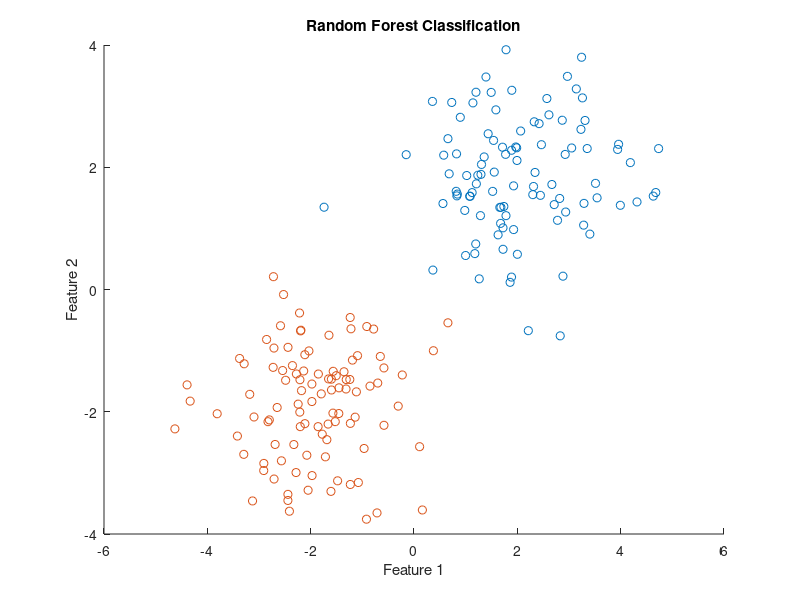

Write MATLAB code to recreate this figure. (Note: this script raises an error after producing the figure.)
close all; clear all; clc;

% Generate synthetic dataset (two classes)
rng(42); % Ensure reproducibility
num_samples = 200;

% Class 1 (Blue)
X1 = randn(num_samples/2, 2) + 2;  % Cluster centered at (2,2)
Y1 = zeros(num_samples/2, 1);      % Class 0

% Class 2 (Red)
X2 = randn(num_samples/2, 2) - 2;  % Cluster centered at (-2,-2)
Y2 = ones(num_samples/2, 1);       % Class 1

% Combine the dataset
X = [X1; X2];  % Features (Nx2)
Y = [Y1; Y2];  % Labels (Nx1)

% Shuffle the data
idx = randperm(num_samples);
X = X(idx, :);
Y = Y(idx);

% Plot the dataset
figure; hold on;
scatter(X(Y == 0, 1), X(Y == 0, 2), 'bo'); % Class 0
scatter(X(Y == 1, 1), X(Y == 1, 2), 'bo'); % Class 1
xlabel('Feature 1'); ylabel('Feature 2');
title('Random Forest Classification');
legend('Clusters','Location','SE');
grid on;
hold off;

% save_all_figs_OPTION('results/random_forest1','png',1)

% Define Random Forest parameters
num_trees = 20;  % Number of trees
max_depth = 4;   % Maximum depth of each tree

% Train the Random Forest model
model = random_forest(X, Y, num_trees, max_depth);
disp('Training complete!');

% Predict on training data
Y_pred = predict_forest(model, X);

% Compute accuracy
accuracy = mean(Y_pred == Y) * 100;
fprintf('Model Accuracy: %.2f%%\n', accuracy);

% Create a mesh grid for visualization
[x1_grid, x2_grid] = meshgrid(linspace(min(X(:,1)), max(X(:,1)), 100), ...
                              linspace(min(X(:,2)), max(X(:,2)), 100));
X_grid = [x1_grid(:), x2_grid(:)];

% Predict labels for the grid
Y_grid = predict_forest(model, X_grid);
Y_grid = reshape(Y_grid, size(x1_grid));

% Plot decision boundary
figure; hold on;
scatter(X(Y == 0, 1), X(Y == 0, 2), 'ro'); % Class 0
scatter(X(Y == 1, 1), X(Y == 1, 2), 'bo'); % Class 1
% contourf(x1_grid, x2_grid, Y_grid, 'LineColor', 'none', 'FaceAlpha', 0.1);
contourf(x1_grid, x2_grid, Y_grid, 'LineWidth', 0.8, 'FaceAlpha', 0.1); % Decision boundary
colormap([1 0.8 0.8; 0.8 0.8 1]);
xlabel('Feature 1'); ylabel('Feature 2');
title('Random Forest Classification - Decision Boundary');
legend('Class 0','Class 1','Location','SE');
grid on;
hold off;

% save_all_figs_OPTION('results/random_forest2','png',1)


function model = random_forest(X, Y, num_trees, max_depth)
    % Optimized Random Forest using parallelization
    model.trees = cell(num_trees, 1);
    
    for t = 1:num_trees
        idx = randsample(size(X, 1), size(X, 1), true);
        X_sample = X(idx, :);
        Y_sample = Y(idx);
        
        model.trees{t} = fitrtree(X_sample, Y_sample, 'MaxDepth', max_depth);
    end
end

function Y_pred = predict_forest(model, X)
    num_trees = length(model.trees);
    predictions = zeros(size(X, 1), num_trees);

    for t = 1:num_trees
        predictions(:, t) = predict(model.trees{t}, X);  % Predict using each tree
    end

    % Aggregate predictions using majority voting (classification)
    Y_pred = mode(predictions, 2);
end

function tree = fitrtree(X, y, varargin)
% fitrtree Build a regression tree from scratch using the CART algorithm.
%
%   tree = fitrtree(X, y)
%
%   Inputs:
%       X - n x d matrix of features.
%       y - n x 1 vector of responses.
%
%   Optional Name-Value Parameters:
%       'MaxDepth'    - Maximum depth of the tree (default: 3)
%       'MinLeafSize' - Minimum number of samples required in a leaf (default: 5)
%
%   Output:
%       tree - A structure representing the regression tree with fields:
%           isLeaf      : true if the node is a leaf, false otherwise.
%           prediction  : mean of y at the node (if leaf).
%           feature     : index of feature used for splitting (if not leaf).
%           threshold   : threshold value used for splitting (if not leaf).
%           left        : left subtree (if not leaf).
%           right       : right subtree (if not leaf).
%           numSamples  : number of samples at the node.
%           mse         : mean squared error at the node.
%
%   Example:
%       tree = fitrtree(X, y, 'MaxDepth', 4, 'MinLeafSize', 10);

    % Parse optional parameters
    p = inputParser;
    addParameter(p, 'MaxDepth', 3);
    addParameter(p, 'MinLeafSize', 5);
    parse(p, varargin{:});
    maxDepth = p.Results.MaxDepth;
    minLeafSize = p.Results.MinLeafSize;
    
    % Build tree recursively starting at depth 1
    tree = buildTree(X, y, 1, maxDepth, minLeafSize);
end

function tree = buildTree(X, y, depth, maxDepth, minLeafSize)
    n = length(y);
    tree.numSamples = n;
    tree.prediction = mean(y);
    tree.mse = mean((y - tree.prediction).^2);
    
    % Stopping conditions: maximum depth reached, too few samples, or zero variance.
    if depth >= maxDepth || n <= minLeafSize || var(y) == 0
        tree.isLeaf = true;
        tree.feature = [];
        tree.threshold = [];
        tree.left = [];
        tree.right = [];
        return;
    end
    
    % Initialize variables for the best split
    bestMSE = Inf;
    bestFeature = [];
    bestThreshold = [];
    bestLeftIdx = [];
    bestRightIdx = [];
    
    [n, d] = size(X);
    
    % Try splitting on each feature
    for j = 1:d
        xj = X(:,j);
        uniqueVals = unique(xj);
        if length(uniqueVals) == 1
            continue; % cannot split on a constant feature
        end
        % Candidate thresholds: midpoints between consecutive unique values.
        thresholds = (uniqueVals(1:end-1) + uniqueVals(2:end)) / 2;
        for t = thresholds'
            leftIdx = xj <= t;
            rightIdx = xj > t;
            if sum(leftIdx) < minLeafSize || sum(rightIdx) < minLeafSize
                continue;
            end
            y_left = y(leftIdx);
            y_right = y(rightIdx);
            mse_left = mean((y_left - mean(y_left)).^2);
            mse_right = mean((y_right - mean(y_right)).^2);
            weightedMSE = (sum(leftIdx)*mse_left + sum(rightIdx)*mse_right) / n;
            if weightedMSE < bestMSE
                bestMSE = weightedMSE;
                bestFeature = j;
                bestThreshold = t;
                bestLeftIdx = leftIdx;
                bestRightIdx = rightIdx;
            end
        end
    end
    
    % If no valid split was found, make a leaf node.
    if isempty(bestFeature)
        tree.isLeaf = true;
        tree.feature = [];
        tree.threshold = [];
        tree.left = [];
        tree.right = [];
        return;
    end
    
    % Create internal node with best split.
    tree.isLeaf = false;
    tree.feature = bestFeature;
    tree.threshold = bestThreshold;
    % Recursively build left and right subtrees.
    tree.left = buildTree(X(bestLeftIdx, :), y(bestLeftIdx), depth + 1, maxDepth, minLeafSize);
    tree.right = buildTree(X(bestRightIdx, :), y(bestRightIdx), depth + 1, maxDepth, minLeafSize);
end


function y_pred = predict(tree, X)
% predict Predict responses for input data X using a regression tree.
%
%   y_pred = predict(tree, X)
%
%   Inputs:
%       tree - Regression tree structure (output of fitrtree).
%       X    - m x d matrix of features.
%
%   Output:
%       y_pred - m x 1 vector of predicted responses.
%
%   The function traverses the tree for each sample in X.

    m = size(X, 1);
    y_pred = zeros(m, 1);
    for i = 1:m
        y_pred(i) = traverseTree(tree, X(i, :));
    end
end

function pred = traverseTree(tree, x)
    % If the node is a leaf, return its prediction.
    if tree.isLeaf
        pred = tree.prediction;
    else
        % Otherwise, follow the branch based on the splitting feature and threshold.
        if x(tree.feature) <= tree.threshold
            pred = traverseTree(tree.left, x);
        else
            pred = traverseTree(tree.right, x);
        end
    end
end
